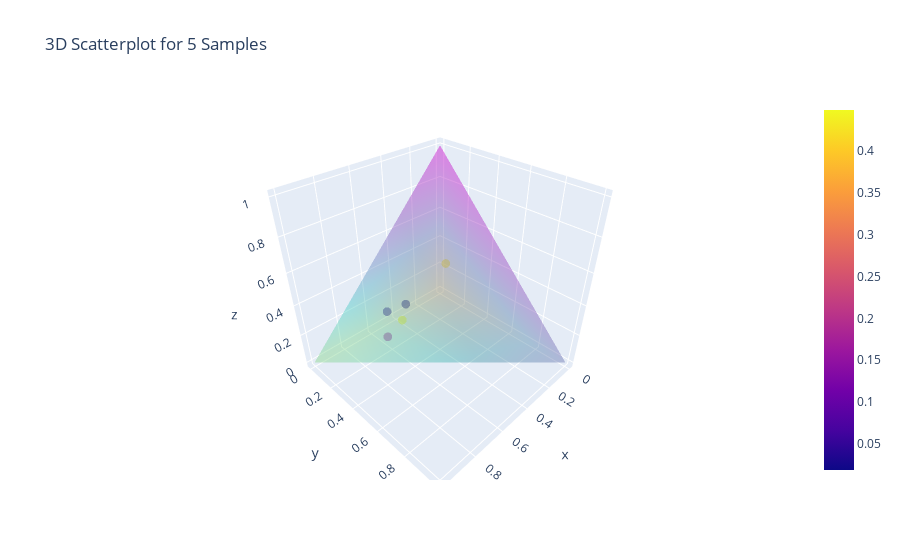

Notebook code for this chart:
### Markdown cell above
### Visualization of Random Samples over the Manifold

### Code cell
# Plot the 2D and 3D manifold with random points
my_module = reload(CategoricalDistributionsManifold)
M2.scatter(n_samples=5)
M3.scatter(n_samples=5)

### Figure 1 — Plotly figure (JSON) as saved in the notebook; plotly's stock layout.template omitted (floating-point values rounded to 4 significant figures)
{"data": [{"hovertemplate": "x1=%{x}<br>x2=%{y}<br>x3=%{z}<br>x4=%{marker.color}<extra></extra>", "legendgroup": "", "marker": {"color": [0.422, 0.01874, 0.1616, 0.04039, 0.4489], "coloraxis": "coloraxis", "opacity": 0.5, "size": 3, "symbol": "circle"}, "mode": "markers", "name": "", "scene": "scene", "showlegend": false, "type": "scatter3d", "x": [0.1012, 0.4972, 0.6075, 0.5836, 0.4257], "y": [0.1501, 0.222, 0.1744, 0.1563, 0.09368], "z": [0.3267, 0.262, 0.05655, 0.2197, 0.03168]}, {"colorbar": {"title": {"text": "z"}}, "colorscale": [[0, "gold"], [0.5, "mediumturquoise"], [1, "magenta"]], "hoverinfo": "skip", "i": [0, 0, 0, 1], "intensity": [0, 0.33, 0.66, 1], "j": [1, 2, 3, 2], "k": [2, 3, 1, 3], "name": "y", "opacity": 0.25, "showscale": false, "type": "mesh3d", "x": [0, 1, 0, 0], "y": [0, 0, 1, 0], "z": [0, 0, 0, 1]}], "layout": {"title": {"text": "3D Scatterplot for 5 Samples"}}}
